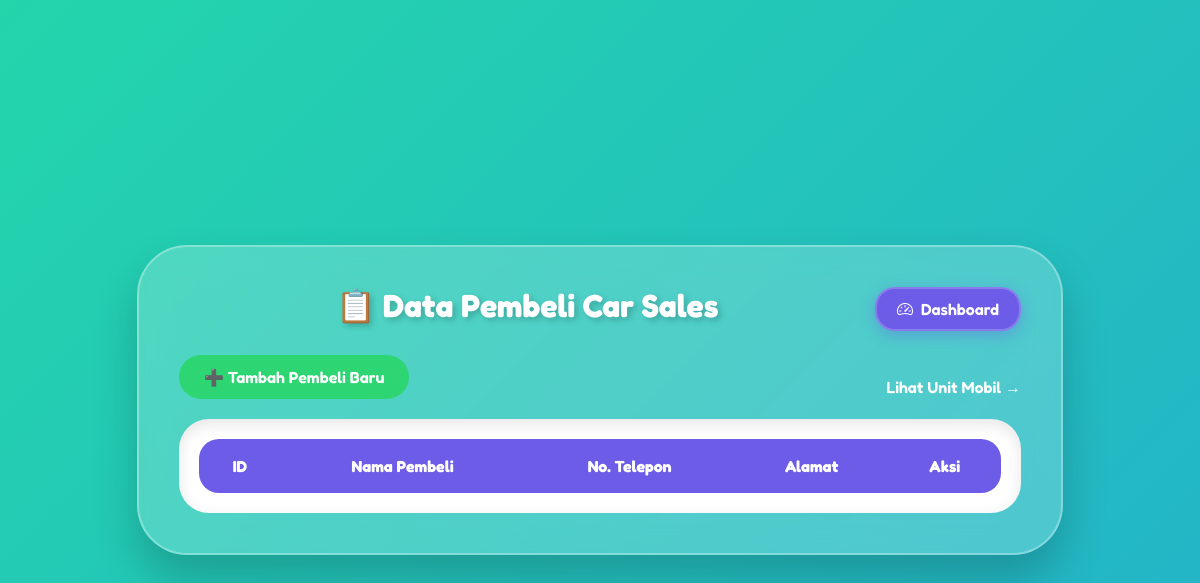
Page /data_pembeli.php (signed in) on the earlier database version.
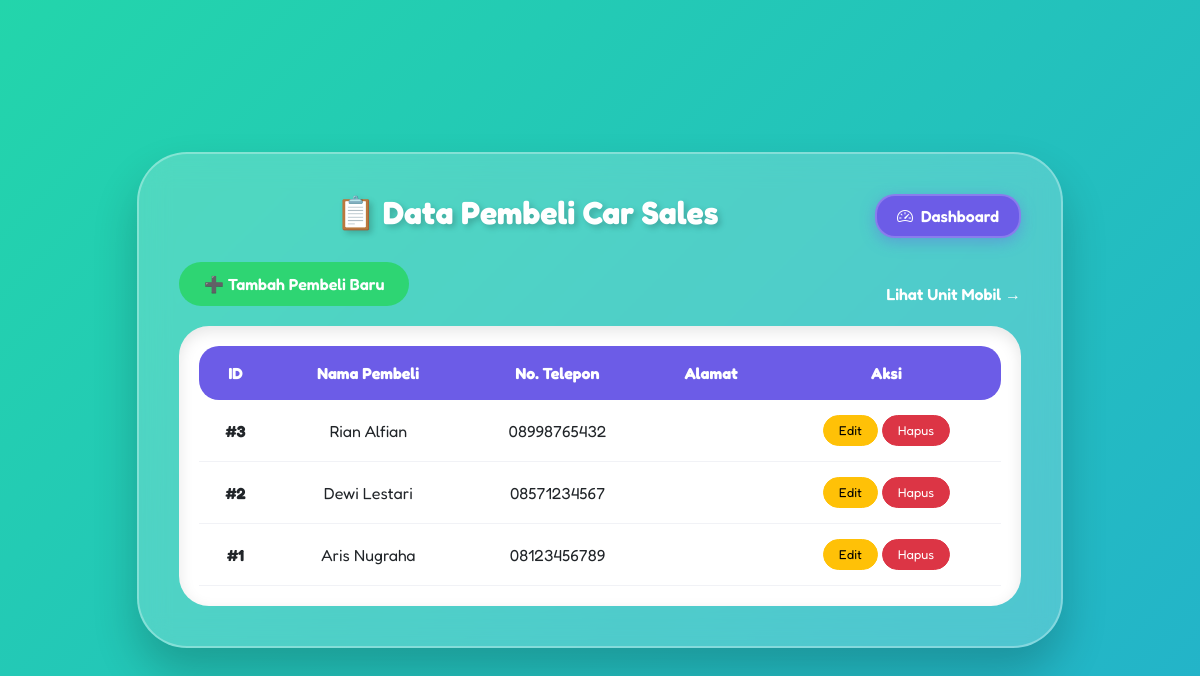
Same page on the later database version.
### tables this page shows
CREATE TABLE `pembeli` (
  `id_pembeli` int(11) NOT NULL,
  `nama_pembeli` varchar(100) NOT NULL,
  `no_telp` varchar(20) DEFAULT NULL
);

### data_pembeli.php (the view, shortened to what this page needs)
<?php
include 'config.php';
$query = "SELECT * FROM pembeli ORDER BY id_pembeli DESC";
$result = mysqli_query($conn, $query);
?>
<!DOCTYPE html>
<html lang="id">
<head>
    <link href="https://cdn.jsdelivr.net/npm/bootstrap@5.3.0/dist/css/bootstrap.min.css" rel="stylesheet">
    <link rel="stylesheet" href="https://cdn.jsdelivr.net/npm/bootstrap-icons@1.11.1/font/bootstrap-icons.css">
</head>
<body>
<ul class="bg-bubbles">
</ul>
<div class="container">
    <div class="row justify-content-center">
        <div class="col-lg-10">
            <div class="data-card">
                <a href="dashboard.php" class="btn-dashboard">
                   <i class="bi bi-speedometer2 me-1"></i> Dashboard
                </a>
                <h2>📋 Data Pembeli Car Sales</h2>
                <div class="d-flex justify-content-between align-items-center">
                    <a href="tambah_pembeli.php" class="btn-add">➕ Tambah Pembeli Baru</a>
                    <a href="jenis_mobil.php" style="color: white; text-decoration: none; font-weight: 600;">Lihat Unit Mobil →</a>
                </div>
                <div class="table-container">
                    <div class="table-responsive">
                        <table class="table">
                            <thead>
                                <tr>
                                    <th>ID</th>
                                    <th>Nama Pembeli</th>
                                    <th>No. Telepon</th>
                                    <th>Alamat</th>
                                    <th>Aksi</th>
                                </tr>
                            </thead>
                            <tbody>
                                <?php while($row = mysqli_fetch_assoc($result)): ?>
                                <tr>
                                    <td><strong>#<?= $row['id_pembeli']; ?></strong></td>
                                    <td><?= $row['nama_pembeli']; ?></td>
                                    <td><?= $row['no_telp']; ?></td>
                                    <td><?= $row['alamat']; ?></td>
                                    <td>
                                        <a href="edit_pembeli.php?id=<?= $row['id_pembeli']; ?>" class="btn btn-warning btn-action">Edit</a>
                                        <a href="hapus_pembeli.php?id=<?= $row['id_pembeli']; ?>" class="btn btn-danger btn-action" onclick="return confirm('Yakin ingin menghapus?')">Hapus</a>
                                    </td>
                                </tr>
                                <?php endwhile; ?>
                            </tbody>
                        </table>
                    </div>
                </div>
            </div>
        </div>
    </div>
</div>
</body>
</html>

Differences in the rows shown:
added pembeli: id_pembeli "3", nama_pembeli "Rian Alfian", no_telp "08998765432"
added pembeli: id_pembeli "2", nama_pembeli "Dewi Lestari", no_telp "08571234567"
added pembeli: id_pembeli "1", nama_pembeli "Aris Nugraha", no_telp "08123456789"
